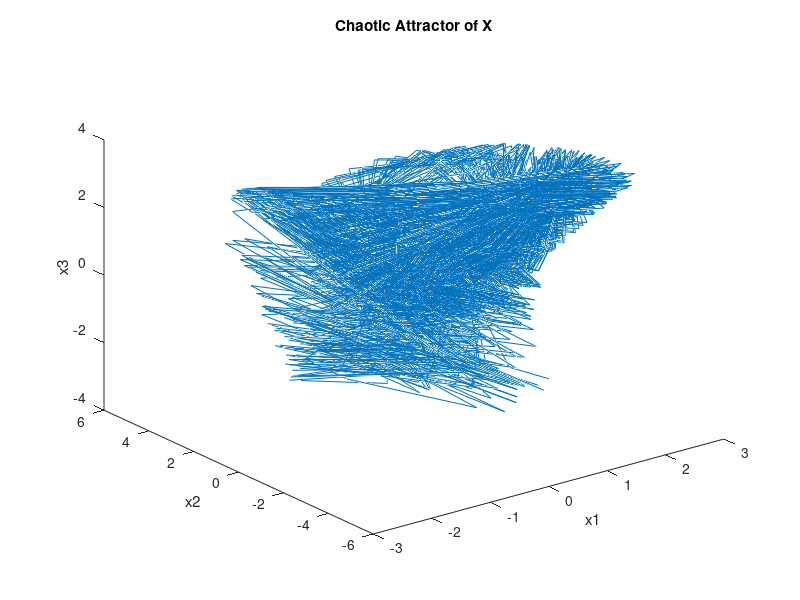

The MATLAB source for this figure:
N = 5000;  % number of iterations
X = zeros(4, N);
Y = zeros(4, N);

% Initial conditions
X(:,1) = [0.2; 0.2; 0.2; 0.2];
A = 5 * [-7  8  7 -3;
         -3  1 -2  3;
          2 10 -3 -4;
         -4 -6  1 -9];

Y(:,1) = A * X(:,1) + [0.8198; 0.4405; -0.2705; -0.7534];

% Iteration loop
for k = 1:N-1
    % Driving system X
    x1 = X(1,k);
    x2 = X(2,k);
    x3 = X(3,k);
    x4 = X(4,k);
    
    X(1,k+1) = 1.3 * cos(x2) + sin(x3);
    X(2,k+1) = 2 * x1 * sin(x2) - x1 * cos(x2);
    X(3,k+1) = 1.2 * x1 + sin(x3);
    X(4,k+1) = sin(x1 * x3 + x2 + x4);
    
    % q correction term
    q = (A * X(:,k) - Y(:,k)) / 12;

    % Driven system Y
    Fx = [X(1,k+1); X(2,k+1); X(3,k+1); X(4,k+1)];
    Y(:,k+1) = A * Fx - q;
end

%synchronization error
%errors = vecnorm(A * X - Y);
%figure;
%plot(1:N, errors);
%title('Synchronization Error ||AX - Y||');
%xlabel('Iteration');
%ylabel('Error Norm');

%phase plot

figure;
plot3(X(1,:), X(2,:), X(3,:));
title('Chaotic Attractor of X');
xlabel('x1'); ylabel('x2'); zlabel('x3');
